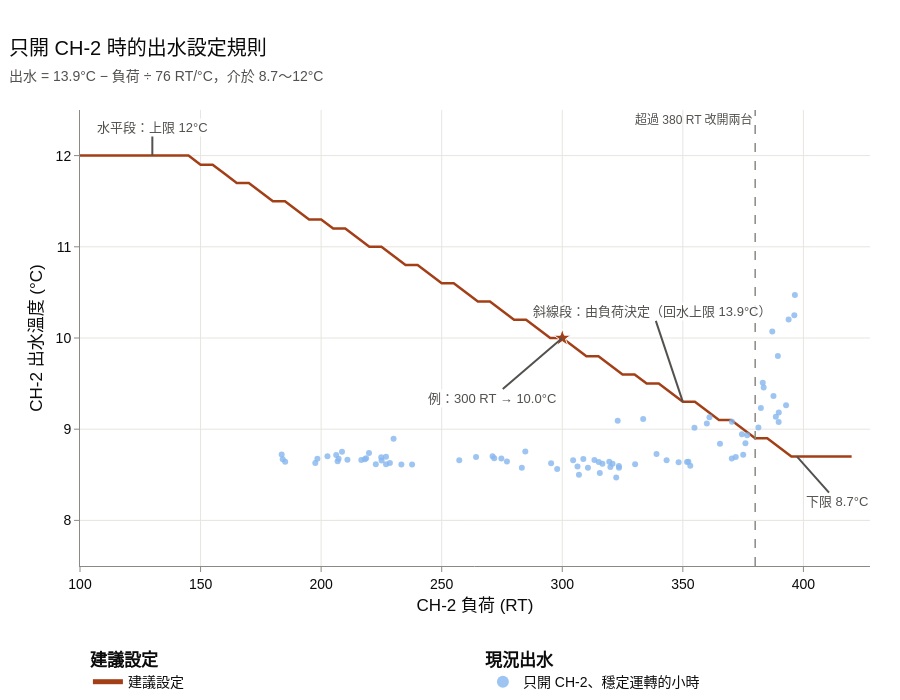

Notebook code for this chart:
### Markdown cell above
## 3. 單機出水溫度重設規則（S1）

### 3.1 設定公式與參數

只開 CH-2 時，依負荷算出出水設定：

**出水 = 13.9°C − 預測負荷 ÷ (K × 流量)**，最高 12°C、最低 8.7°C

K = 4.186 ÷ 60 ÷ 3.517（水的比熱、LPM 換算為每秒、kW 換算為 RT），K × 流量 = 每 1°C 溫差可帶走的冷量 (RT/°C)

- 8.7°C：出水下限（`.env` 的 `CONTROL_T_MIN`，現場平常的出水設定；資料推估的滿載設定也是 8.70°C）
- 13.9°C：回水上限（`.env` 的 `CONTROL_T_RETURN`），為 CH-2 額定 400 RT、出水 8.7°C 時的回水。只開 CH-2 時流量典型值 3,852 LPM，每 1°C 溫差可帶走約 76 RT（K × 流量），8.7 + 400 ÷ 76 ≈ 13.9°C，即負荷達額定時才降到出水下限
- 12°C：出水上限（`.env` 的 `CONTROL_T_MAX`，PM 試行各階段改這個值）

負荷越小，溫差越小，出水就可以調高，讓回水維持在 13.9°C；負荷越大，出水要越冷，回水才不會變熱、末端才供得上冷。例如 300 RT 時設 10.0°C、200 RT 時設 11.3°C；負荷低於約 145 RT 時設為上限 12°C，高於約 397 RT 時為下限 8.7°C。

規則沒有考慮外氣濕度（案場拿不到天氣資料），潮濕的日子出水調高後除濕能力會下降，試行時需注意室內濕度。

### 3.2 規則與實測出水

下圖紅線為規則：水平段為上限 12°C，斜線段由負荷決定。
藍點為只開 CH-2 穩定運轉各小時的實際出水；負荷 382~396 RT 時有 10 小時出水高於 9.2°C，主機已滿載、無法降到設定值。

### Code cell
alone = hourly[hourly.ON2 & ~hourly.ON1]  # 只開 CH-2 且穩定運轉的小時
RATED2 = curves["CH-2"]["rated"]
F_ALONE = FLOWS["single"]  # 只開 CH-2 時的冰水流量典型值
KF = rules.K * F_ALONE  # 每 1°C 溫差可帶走的冷 (RT)


# 只開 CH-2 時規則建議的出水設定
def alone_setpoint(load_rt):
    return rules.supply_target(load_rt, F_ALONE)


drift = alone.T2 > rules.T_MIN + 0.5  # 出水拉不下來
loads = np.arange(100, 421, 5)
EX = [300, 200]  # 說明用的例子：負荷 RT
Q_CAP = (rules.T_RETURN - rules.T_MAX) * KF  # 低於這個負荷時規則已達上限 T_MAX

fig = go.Figure()
fig.add_trace(
    go.Scatter(
        x=loads,
        y=alone_setpoint(loads),
        mode="lines",
        name="建議設定",
        legend="legend",
        line=dict(color="#a33f17", width=2.5),
        hovertemplate="負荷 %{x} RT｜出水 %{y:.1f}°C<extra></extra>",
    )
)
fig.add_trace(
    go.Scatter(
        x=alone.Q2,
        y=alone.T2,
        mode="markers",
        name="只開 CH-2、穩定運轉的小時",
        legend="legend2",
        marker=dict(size=6, color="#86b6ef", opacity=0.8),
        text=alone.index.strftime("%m/%d %H:00"),
        hovertemplate="%{text}｜負荷 %{x:.0f} RT｜出水 %{y:.2f}°C<extra></extra>",
    )
)
example_load = EX[0]
fig.add_trace(
    go.Scatter(
        x=[example_load],
        y=[float(alone_setpoint(example_load))],
        mode="markers",
        showlegend=False,
        marker=dict(
            size=13,
            color="#a33f17",
            symbol="star",
            line=dict(width=1, color="white"),
        ),
        hovertemplate=(
            f"例：{example_load} RT → "
            f"建議 {float(alone_setpoint(example_load)):.1f}°C<extra></extra>"
        ),
    )
)
# 標註：(x, y, 文字, 箭頭 x 偏移, 箭頭 y 偏移)
annotations = [
    (130, rules.T_MAX, f"水平段：上限 {rules.T_MAX:g}°C", 0, -28),
    (
        350,
        float(alone_setpoint(350)),
        f"斜線段：由負荷決定（回水上限 {rules.T_RETURN}°C）",
        -30,
        -90,
    ),
    (
        (rules.T_RETURN - rules.T_MIN) * KF,
        rules.T_MIN,
        f"下限 {rules.T_MIN:.1f}°C",
        40,
        45,
    ),
    (
        example_load,
        float(alone_setpoint(example_load)),
        f"例：{example_load} RT → {float(alone_setpoint(example_load)):.1f}°C",
        -70,
        60,
    ),
]
for note_x, note_y, text, arrow_x, arrow_y in annotations:
    fig.add_annotation(
        x=note_x,
        y=note_y,
        text=text,
        ax=arrow_x,
        ay=arrow_y,
        showarrow=True,
        arrowhead=0,
        arrowcolor="#52514e",
        font=dict(size=13, color="#52514e"),
        bgcolor="rgba(255,255,255,0.85)",
    )
fig.add_vline(
    x=rules.PARALLEL_ABOVE,
    line=dict(color="#8a8984", width=1.5, dash="dash"),
)
fig.add_annotation(
    x=rules.PARALLEL_ABOVE,
    y=12.4,
    text=f"超過 {rules.PARALLEL_ABOVE} RT 改開兩台",
    showarrow=False,
    xanchor="right",
    font=dict(size=12, color="#52514e"),
)
fig.update_xaxes(title_text="CH-2 負荷 (RT)")
fig.update_yaxes(title_text="CH-2 出水溫度 (°C)", range=[7.5, 12.5])
show(
    fig,
    "只開 CH-2 時的出水設定規則",
    f"出水 = {rules.T_RETURN}°C − 負荷 ÷ {KF:.0f} RT/°C，"
    f"介於 {rules.T_MIN:.1f}～{rules.T_MAX:g}°C",
    legend_groups=["建議設定", "現況出水"],
    height=700,
)

print(
    f"只開 CH-2 穩定運轉 {len(alone)} 小時；"
    f"流量典型值 {F_ALONE:,.0f} LPM，每 1°C 溫差約 {KF:.0f} RT；"
    f"回水上限 {rules.T_RETURN}°C；"
    f"負荷低於 {Q_CAP:.0f} RT 時設定為上限 {rules.T_MAX:g}°C、"
    f"高於 {(rules.T_RETURN - rules.T_MIN) * KF:.0f} RT 時為下限 {rules.T_MIN:.1f}°C"
)
for load_rt in EX:
    print(
        f"例：{load_rt} RT → {rules.T_RETURN} − {load_rt} ÷ {KF:.0f} = "
        f"{float(alone_setpoint(load_rt)):.1f}°C"
    )
drift_hours = alone[drift]
print(
    f"出水拉不下來（> {rules.T_MIN + 0.5:.1f}°C）{len(drift_hours)} 小時："
    f"CH-2 負荷 {drift_hours.Q2.min():.0f}~{drift_hours.Q2.max():.0f} RT、"
    f"出水 {drift_hours.T2.min():.1f}~{drift_hours.T2.max():.1f}°C、"
    f"回水 {drift_hours.R2.min():.1f}~{drift_hours.R2.max():.1f}°C"
    f"（其他小時回水中位數 {alone.R2[~drift].median():.1f}°C）、"
    f"耗電 {drift_hours.KW2.min():.0f}~{drift_hours.KW2.max():.0f} kW"
    f"（只開 CH-2 小時最大 {alone.KW2.max():.0f} kW）"
)
print(
    f"回水上限 {rules.T_RETURN}°C ≈ 出水下限 {rules.T_MIN}°C + "
    f"額定 {RATED2} RT ÷ {KF:.0f} RT/°C = {rules.T_MIN + RATED2 / KF:.2f}°C"
)

### Figure 1 — Plotly figure (JSON) as saved in the notebook; plotly's stock layout.template omitted (floating-point values rounded to 4 significant figures)
{"data": [{"hovertemplate": "負荷 %{x} RT｜出水 %{y:.1f}°C<extra></extra>", "legend": "legend", "line": {"color": "#a33f17", "width": 2.5}, "mode": "lines", "name": "建議設定", "type": "scatter", "x": [100, 105, 110, 115, 120, 125, 130, 135, 140, 145, 150, 155, 160, 165, 170, 175, 180, 185, 190, 195, 200, 205, 210, 215, 220, 225, 230, 235, 240, 245, 250, 255, 260, 265, 270, 275, 280, 285, 290, 295, 300, 305, 310, 315, 320, 325, 330, 335, 340, 345, 350, 355, 360, 365, 370, 375, 380, 385, 390, 395, 400, 405, 410, 415, 420], "y": [12.0, 12.0, 12.0, 12.0, 12.0, 12.0, 12.0, 12.0, 12.0, 12.0, 11.9, 11.9, 11.8, 11.7, 11.7, 11.6, 11.5, 11.5, 11.4, 11.3, 11.3, 11.2, 11.2, 11.1, 11.0, 11.0, 10.9, 10.8, 10.8, 10.7, 10.6, 10.6, 10.5, 10.4, 10.4, 10.3, 10.2, 10.2, 10.1, 10.0, 10.0, 9.9, 9.8, 9.8, 9.7, 9.6, 9.6, 9.5, 9.5, 9.4, 9.3, 9.3, 9.2, 9.1, 9.1, 9.0, 8.9, 8.9, 8.8, 8.7, 8.7, 8.7, 8.7, 8.7, 8.7]}, {"hovertemplate": "%{text}｜負荷 %{x:.0f} RT｜出水 %{y:.2f}°C<extra></extra>", "legend": "legend2", "marker": {"color": "#86b6ef", "opacity": 0.8, "size": 6}, "mode": "markers", "name": "只開 CH-2、穩定運轉的小時", "text": ["09/17 16:00", "09/18 09:00", "09/18 10:00", "09/18 11:00", "09/18 12:00", "09/18 13:00", "09/18 14:00", "09/18 15:00", "09/18 16:00", "09/21 09:00", "09/21 10:00", "09/21 11:00", "09/21 12:00", "09/21 13:00", "09/21 14:00", "09/21 15:00", "09/21 16:00", "09/22 09:00", "09/22 10:00", "09/22 11:00", "09/22 12:00", "09/22 13:00", "09/22 14:00", "09/22 15:00", "09/22 16:00", "09/23 09:00", "09/23 10:00", "09/23 11:00", "09/23 12:00", "09/23 13:00", "09/23 14:00", "09/23 15:00", "09/23 16:00", "09/24 09:00", "09/24 12:00", "09/24 13:00", "09/24 14:00", "09/24 15:00", "09/24 16:00", "09/29 16:00", "09/30 09:00", "09/30 16:00", "10/01 16:00", "10/02 14:00", "10/02 15:00", "10/02 16:00", "10/05 14:00", "10/05 15:00", "10/05 16:00", "10/06 09:00", "10/06 10:00", "10/06 11:00", "10/06 12:00", "10/06 13:00", "10/06 14:00", "10/06 15:00", "10/06 16:00", "10/07 09:00", "10/07 10:00", "10/07 11:00", "10/07 12:00", "10/07 13:00", "10/07 14:00", "10/07 15:00", "10/07 16:00", "10/08 09:00", "10/08 10:00", "10/08 11:00", "10/08 12:00", "10/08 13:00", "10/08 14:00", "10/08 15:00", "10/08 16:00", "10/12 09:00", "10/12 10:00", "10/12 11:00", "10/12 12:00", "10/12 13:00", "10/12 14:00", "10/12 15:00", "10/12 16:00", "10/13 09:00", "10/13 10:00"], "type": "scatter", "x": [319.5, 370.3, 375.0, 375.9, 383.1, 387.1, 393.9, 383.5, 343.3, 389.4, 382.4, 381.3, 389.8, 392.8, 388.6, 374.5, 339.1, 313.3, 295.4, 306.3, 316.6, 320.9, 319.9, 308.7, 284.7, 310.6, 323.5, 304.5, 315.1, 352.3, 351.7, 348.2, 330.2, 315.6, 353.1, 371.9, 376.7, 365.4, 323.5, 396.5, 387.6, 396.2, 361.0, 370.4, 359.9, 333.6, 389.7, 354.8, 323.0, 230.0, 237.7, 233.3, 228.5, 226.9, 222.7, 225.1, 206.2, 184.1, 197.6, 206.8, 210.9, 216.7, 218.1, 202.6, 183.6, 185.1, 198.4, 207.2, 218.7, 224.9, 226.9, 219.8, 208.7, 271.8, 274.7, 277.1, 283.2, 306.9, 322.4, 297.9, 257.3, 264.2, 271.1], "y": [8.643, 8.68, 8.72, 8.845, 9.508, 10.07, 10.2, 9.458, 8.66, 9.803, 9.232, 9.018, 9.183, 9.262, 9.137, 8.943, 8.728, 8.663, 8.627, 8.592, 8.62, 8.622, 8.585, 8.673, 8.757, 8.577, 8.578, 8.66, 8.642, 8.643, 8.642, 8.637, 8.615, 8.52, 8.6, 8.695, 8.935, 8.842, 8.597, 10.47, 9.365, 10.25, 9.13, 9.082, 9.062, 9.112, 9.08, 9.017, 9.092, 8.895, 8.613, 8.612, 8.628, 8.615, 8.617, 8.657, 8.717, 8.672, 8.63, 8.648, 8.665, 8.663, 8.67, 8.703, 8.722, 8.643, 8.675, 8.675, 8.682, 8.692, 8.697, 8.738, 8.753, 8.682, 8.678, 8.645, 8.578, 8.502, 8.472, 8.563, 8.66, 8.695, 8.703]}, {"hovertemplate": "例：300 RT → 建議 10.0°C<extra></extra>", "marker": {"color": "#a33f17", "line": {"color": "white", "width": 1}, "size": 13, "symbol": "star"}, "mode": "markers", "showlegend": false, "type": "scatter", "x": [300], "y": [10.0]}], "layout": {"annotations": [{"arrowcolor": "#52514e", "arrowhead": 0, "ax": 0, "ay": -28, "bgcolor": "rgba(255,255,255,0.85)", "font": {"color": "#52514e", "size": 13}, "showarrow": true, "text": "水平段：上限 12°C", "x": 130, "y": 12.0}, {"arrowcolor": "#52514e", "arrowhead": 0, "ax": -30, "ay": -90, "bgcolor": "rgba(255,255,255,0.85)", "font": {"color": "#52514e", "size": 13}, "showarrow": true, "text": "斜線段：由負荷決定（回水上限 13.9°C）", "x": 350, "y": 9.3}, {"arrowcolor": "#52514e", "arrowhead": 0, "ax": 40, "ay": 45, "bgcolor": "rgba(255,255,255,0.85)", "font": {"color": "#52514e", "size": 13}, "showarrow": true, "text": "下限 8.7°C", "x": 397.3, "y": 8.7}, {"arrowcolor": "#52514e", "arrowhead": 0, "ax": -70, "ay": 60, "bgcolor": "rgba(255,255,255,0.85)", "font": {"color": "#52514e", "size": 13}, "showarrow": true, "text": "例：300 RT → 10.0°C", "x": 300, "y": 10.0}, {"font": {"color": "#52514e", "size": 12}, "showarrow": false, "text": "超過 380 RT 改開兩台", "x": 380, "xanchor": "right", "y": 12.4}], "height": 700, "legend": {"bgcolor": "rgba(0,0,0,0)", "itemsizing": "constant", "orientation": "v", "title": {"side": "top", "text": "<b>建議設定</b>"}, "traceorder": "normal", "x": 0.01, "xanchor": "left", "y": 0.08, "yanchor": "top", "yref": "container"}, "legend2": {"bgcolor": "rgba(0,0,0,0)", "itemsizing": "constant", "orientation": "v", "title": {"side": "top", "text": "<b>現況出水</b>"}, "traceorder": "normal", "x": 0.51, "xanchor": "left", "y": 0.08, "yanchor": "top", "yref": "container"}, "margin": {"b": 134}, "shapes": [{"line": {"color": "#8a8984", "dash": "dash", "width": 1.5}, "type": "line", "x0": 380, "x1": 380, "xref": "x", "y0": 0, "y1": 1, "yref": "y domain"}], "title": {"subtitle": {"text": "出水 = 13.9°C − 負荷 ÷ 76 RT/°C，介於 8.7～12°C"}, "text": "只開 CH-2 時的出水設定規則"}, "xaxis": {"title": {"text": "CH-2 負荷 (RT)"}}, "yaxis": {"range": [7.5, 12.5], "title": {"text": "CH-2 出水溫度 (°C)"}}}}
